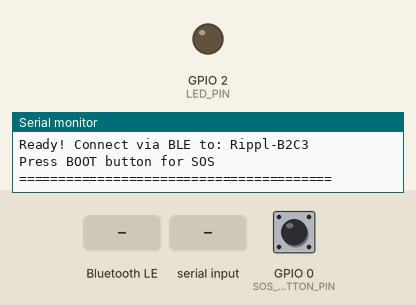
Bench run of a sketch on a simulated ESP32. Shown: output pins drawn as LEDs (lit = HIGH), the last lines printed to the serial monitor. Inputs (shaded band) come from the test bench; at power-on: GPIO 0 (SOS_BUTTON_PIN) HIGH. Random numbers use the default seed unless the sketch sets one; nothing arrives over Bluetooth unless stated; a phone connects over Bluetooth LE 3 s after start.

Above: at 1.8 s.
1.9 s: Bluetooth LE write "SOS" received
At 4.0 s:
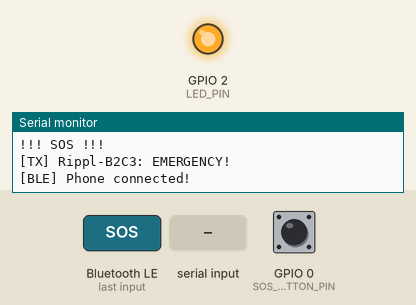
4.9 s: GPIO 0 (SOS_BUTTON_PIN) pulled LOW for 0.15 s
At 5.9 s:
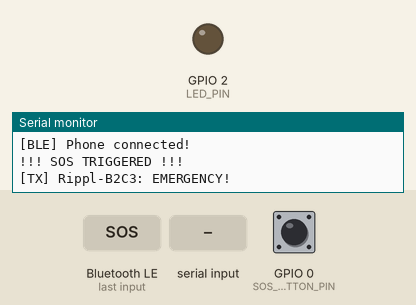
6.5 s: "1\n" received over Serial
8.0 s: Bluetooth LE write "1" received
Timing chart, 0 to 10.5 s (numbered marks = the images above; inputs shaded):
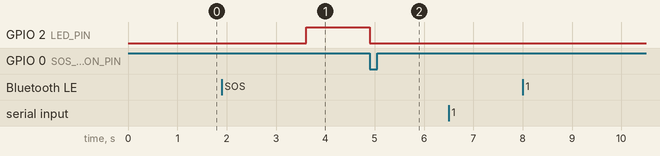

The sketch:

rippl_mesh_node.ino
```cpp
/*
 * Rippl ESP32 Mesh Node (Lag-Free BLE Edition)
NEW SKETCH

 * =============================================
 * Upload this SAME code to ALL your ESP32 devices!
 *
 * INSTANT MESSAGING ARCHITECTURE:
 * ✓ Event-driven (callbacks only, empty loop)
 * ✓ BLE Notifications (push, not poll)
 * ✓ No encryption on ESP32 (app handles it)
 * ✓ RSSI signal strength included
 *
 * How it works:
 * - Phone connects via BLE
 * - Messages pushed instantly via notify()
 * - ESP-NOW handles mesh communication
 * - RSSI included for signal strength display
 */

#include <BLEDevice.h>
#include <BLEServer.h>
#include <BLEUtils.h>
#include <BLE2902.h>
#include <esp_now.h>
#include <esp_wifi.h>
#include <WiFi.h>

// ========== BLE UUIDs ==========
#define SERVICE_UUID        "6E400001-B5A3-F393-E0A9-E50E24DCCA9E"
#define CHAR_TX_UUID        "6E400003-B5A3-F393-E0A9-E50E24DCCA9E"  // ESP32 -> Phone (notify)
#define CHAR_RX_UUID        "6E400002-B5A3-F393-E0A9-E50E24DCCA9E"  // Phone -> ESP32 (write)

// ========== Configuration ==========
#define SOS_BUTTON_PIN    0
#define LED_PIN           2
#define MAX_HOPS          5
#define ESPNOW_CHANNEL    1

// ========== Globals ==========
BLEServer* pServer = nullptr;
BLECharacteristic* pTxCharacteristic = nullptr;
bool deviceConnected = false;
bool oldDeviceConnected = false;

String deviceName;
String deviceMac;
uint16_t msgCounter = 0;

// Broadcast address for ESP-NOW
uint8_t broadcastAddress[] = {0xFF, 0xFF, 0xFF, 0xFF, 0xFF, 0xFF};

// Message types
#define MSG_CHAT    1
#define MSG_SOS     2

// Mesh packet structure
typedef struct __attribute__((packed)) {
  uint8_t type;
  uint8_t hopCount;
  uint16_t msgId;
  int8_t rssi;           // Signal strength
  char sender[12];
  char message[100];
} MeshPacket;

MeshPacket outPacket;
MeshPacket inPacket;

// Message history (prevent duplicates)
#define MSG_HISTORY_SIZE 30
uint16_t messageHistory[MSG_HISTORY_SIZE];
uint8_t historyIndex = 0;

bool isMessageSeen(uint16_t msgId) {
  for (int i = 0; i < MSG_HISTORY_SIZE; i++) {
    if (messageHistory[i] == msgId) return true;
  }
  return false;
}

void addToHistory(uint16_t msgId) {
  messageHistory[historyIndex] = msgId;
  historyIndex = (historyIndex + 1) % MSG_HISTORY_SIZE;
}

// ========== Send to Phone (BLE Notify - INSTANT) ==========
void sendToPhone(const char* json) {
  if (deviceConnected && pTxCharacteristic) {
    pTxCharacteristic->setValue((uint8_t*)json, strlen(json));
    pTxCharacteristic->notify();
    // NO DELAY - instant push!
  }
}

// ========== Send to Mesh ==========
void sendToMesh(uint8_t type, const char* sender, const char* msg) {
  memset(&outPacket, 0, sizeof(outPacket));
  outPacket.type = type;
  outPacket.hopCount = 0;
  outPacket.msgId = ++msgCounter;
  outPacket.rssi = 0;
  strncpy(outPacket.sender, sender, sizeof(outPacket.sender) - 1);
  strncpy(outPacket.message, msg, sizeof(outPacket.message) - 1);

  addToHistory(outPacket.msgId);

  esp_now_send(broadcastAddress, (uint8_t*)&outPacket, sizeof(outPacket));

  Serial.print("[TX] ");
  Serial.print(sender);
  Serial.print(": ");
  Serial.println(msg);
}

// ========== ESP-NOW Receive Callback (EVENT-DRIVEN) ==========
void OnDataRecv(const esp_now_recv_info_t *info, const uint8_t *data, int len) {
  if (len != sizeof(MeshPacket)) return;

  memcpy(&inPacket, data, sizeof(inPacket));

  if (isMessageSeen(inPacket.msgId)) return;
  addToHistory(inPacket.msgId);

  // Get RSSI from the received packet info
  int8_t rxRssi = info->rx_ctrl->rssi;

  Serial.print("[RX] ");
  Serial.print(inPacket.sender);
  Serial.print(": ");
  Serial.print(inPacket.message);
  Serial.print(" (RSSI:");
  Serial.print(rxRssi);
  Serial.println(")");

  // INSTANT push to phone via BLE notify
  if (deviceConnected) {
    char json[200];
    snprintf(json, sizeof(json),
      "{\"type\":%d,\"from\":\"%s\",\"msg\":\"%s\",\"hops\":%d,\"rssi\":%d}",
      inPacket.type, inPacket.sender, inPacket.message, inPacket.hopCount, rxRssi);
    sendToPhone(json);
  }

  // Forward to mesh
  if (inPacket.hopCount < MAX_HOPS) {
    inPacket.hopCount++;
    inPacket.rssi = rxRssi;
    esp_now_send(broadcastAddress, (uint8_t*)&inPacket, sizeof(inPacket));
  }

  // Flash LED
  digitalWrite(LED_PIN, HIGH);
  digitalWrite(LED_PIN, LOW);
}

void OnDataSent(const wifi_tx_info_t *info, esp_now_send_status_t status) {
  // Silent
}

// ========== BLE Callbacks (EVENT-DRIVEN) ==========
class MyServerCallbacks : public BLEServerCallbacks {
  void onConnect(BLEServer* pServer) {
    deviceConnected = true;
    Serial.println("[BLE] Phone connected!");
    digitalWrite(LED_PIN, HIGH);
  }

  void onDisconnect(BLEServer* pServer) {
    deviceConnected = false;
    Serial.println("[BLE] Phone disconnected");
    digitalWrite(LED_PIN, LOW);
    // Restart advertising
    pServer->startAdvertising();
  }
};

class MyRxCallbacks : public BLECharacteristicCallbacks {
  void onWrite(BLECharacteristic* pCharacteristic) {
    String value = pCharacteristic->getValue();

    if (value.length() > 0) {
      Serial.print("[BLE RX] ");
      Serial.println(value.c_str());

      // Check for SOS
      if (value.indexOf("SOS") >= 0) {
        Serial.println("!!! SOS !!!");
        sendToMesh(MSG_SOS, deviceName.c_str(), "EMERGENCY!");
        return;
      }

      // Parse JSON: {"from":"name","msg":"content"}
      String sender = deviceName;
      String message = value;

      int fromStart = value.indexOf("\"from\":\"");
      if (fromStart > 0) {
        fromStart += 8;
        int fromEnd = value.indexOf("\"", fromStart);
        if (fromEnd > fromStart) {
          sender = value.substring(fromStart, fromEnd);
        }
      }

      int msgStart = value.indexOf("\"msg\":\"");
      if (msgStart > 0) {
        msgStart += 7;
        int msgEnd = value.indexOf("\"", msgStart);
        if (msgEnd > msgStart) {
          message = value.substring(msgStart, msgEnd);
        }
      }

      sendToMesh(MSG_CHAT, sender.c_str(), message.c_str());
    }
  }
};

// ========== SOS Button ISR (EVENT-DRIVEN) ==========
volatile bool sosTriggered = false;
unsigned long lastSosTime = 0;

void IRAM_ATTR sosButtonISR() {
  if (millis() - lastSosTime > 2000) {
    sosTriggered = true;
    lastSosTime = millis();
  }
}

// ========== Setup ==========
void setup() {
  Serial.begin(115200);
  delay(500);

  pinMode(SOS_BUTTON_PIN, INPUT_PULLUP);
  pinMode(LED_PIN, OUTPUT);
  digitalWrite(LED_PIN, LOW);

  // Attach interrupt for SOS button (event-driven!)
  attachInterrupt(digitalPinToInterrupt(SOS_BUTTON_PIN), sosButtonISR, FALLING);

  // WiFi for ESP-NOW
  WiFi.mode(WIFI_STA);
  delay(100);
  deviceMac = WiFi.macAddress();
  esp_wifi_set_channel(ESPNOW_CHANNEL, WIFI_SECOND_CHAN_NONE);

  // Device name from MAC
  String macSuffix = deviceMac.substring(deviceMac.length() - 5);
  macSuffix.replace(":", "");
  deviceName = "Rippl-" + macSuffix;

  Serial.println("\n========================================");
  Serial.println("  Rippl Mesh (Lag-Free BLE Edition)");
  Serial.println("========================================");
  Serial.println("Device: " + deviceName);
  Serial.println("MAC: " + deviceMac);

  // Initialize BLE
  BLEDevice::init(deviceName.c_str());
  pServer = BLEDevice::createServer();
  pServer->setCallbacks(new MyServerCallbacks());

  BLEService* pService = pServer->createService(SERVICE_UUID);

  // TX characteristic (ESP32 -> Phone, with notify)
  pTxCharacteristic = pService->createCharacteristic(
    CHAR_TX_UUID,
    BLECharacteristic::PROPERTY_NOTIFY
  );
  pTxCharacteristic->addDescriptor(new BLE2902());

  // RX characteristic (Phone -> ESP32, with write)
  BLECharacteristic* pRxCharacteristic = pService->createCharacteristic(
    CHAR_RX_UUID,
    BLECharacteristic::PROPERTY_WRITE | BLECharacteristic::PROPERTY_WRITE_NR
  );
  pRxCharacteristic->setCallbacks(new MyRxCallbacks());

  pService->start();

  // Start advertising
  BLEAdvertising* pAdvertising = BLEDevice::getAdvertising();
  pAdvertising->addServiceUUID(SERVICE_UUID);
  pAdvertising->setScanResponse(true);
  BLEDevice::startAdvertising();

  Serial.println("BLE advertising: " + deviceName);

  // Initialize ESP-NOW
  if (esp_now_init() != ESP_OK) {
    Serial.println("ESP-NOW init failed!");
    return;
  }

  esp_now_register_recv_cb(OnDataRecv);
  esp_now_register_send_cb(OnDataSent);

  esp_now_peer_info_t peerInfo = {};
  memcpy(peerInfo.peer_addr, broadcastAddress, 6);
  peerInfo.channel = ESPNOW_CHANNEL;
  peerInfo.encrypt = false;
  esp_now_add_peer(&peerInfo);

  msgCounter = random(1, 1000);

  Serial.println("\nReady! Connect via BLE to: " + deviceName);
  Serial.println("Press BOOT button for SOS");
  Serial.println("========================================\n");
}

// ========== Loop (MINIMAL - Event Driven) ==========
void loop() {
  // Only check SOS flag (set by interrupt)
  if (sosTriggered) {
    sosTriggered = false;
    Serial.println("!!! SOS TRIGGERED !!!");
    digitalWrite(LED_PIN, HIGH);
    sendToMesh(MSG_SOS, deviceName.c_str(), "EMERGENCY!");

    // Notify phone
    if (deviceConnected) {
      char json[100];
      snprintf(json, sizeof(json), "{\"type\":2,\"from\":\"%s\",\"msg\":\"EMERGENCY!\",\"sos\":true}", deviceName.c_str());
      sendToPhone(json);
    }
    digitalWrite(LED_PIN, LOW);
  }

  // Serial monitor testing (optional)
  if (Serial.available()) {
    String input = Serial.readStringUntil('\n');
    input.trim();
    if (input.length() > 0) {
      if (input.equalsIgnoreCase("SOS")) {
        sendToMesh(MSG_SOS, deviceName.c_str(), "EMERGENCY!");
      } else {
        sendToMesh(MSG_CHAT, deviceName.c_str(), input.c_str());
      }
    }
  }

  // Minimal delay just to yield
  delay(1);
}
```

Measured:
- after the input at 4.9 s, GPIO 2 (LED_PIN): HIGH → LOW at once
